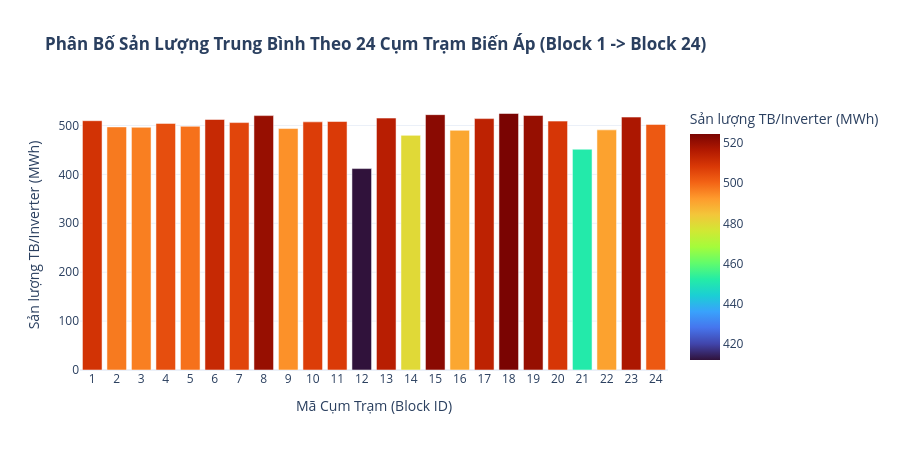

Source (notebook cell):
### Code cell
# 3. Bản đồ nhiệt 24 Cụm Trạm (24-Block Spatial Heatmap)
block_summary = df_fleet.groupby('block_id').agg({
    'total_energy_mwh': 'mean',
    'peak_ac_kw': 'mean',
    'final_yield_kwh_kwp': 'mean'
}).reset_index()

fig_block = px.bar(
    block_summary,
    x='block_id', y='total_energy_mwh',
    color='total_energy_mwh',
    color_continuous_scale='Turbo',
    labels={'block_id': 'Mã Cụm Trạm (Block ID)', 'total_energy_mwh': 'Sản lượng TB/Inverter (MWh)'},
    title="<b>Phân Bố Sản Lượng Trung Bình Theo 24 Cụm Trạm Biến Áp (Block 1 -> Block 24)</b>",
    template=PLOTLY_TEMPLATE,
    height=450
)
fig_block.update_layout(xaxis=dict(tickmode='linear', tick0=1, dtick=1))
fig_block.show()

### Figure 1 — Plotly figure (JSON) as saved in the notebook; plotly's stock layout.template omitted (floating-point values rounded to 4 significant figures)
{"data": [{"hovertemplate": "Mã Cụm Trạm (Block ID)=%{x}<br>Sản lượng TB/Inverter (MWh)=%{marker.color}<extra></extra>", "legendgroup": "", "marker": {"color": [509.8, 497.1, 496.3, 504.3, 498.3, 512.3, 505.9, 520.2, 493.7, 507.4, 508.1, 411.9, 515.1, 479.8, 522.2, 490.1, 514.1, 524.5, 520.4, 508.9, 451.5, 491.0, 517.2, 502.2], "coloraxis": "coloraxis", "pattern": {"shape": ""}}, "name": "", "orientation": "v", "showlegend": false, "textposition": "auto", "type": "bar", "x": [1, 2, 3, 4, 5, 6, 7, 8, 9, 10, 11, 12, 13, 14, 15, 16, 17, 18, 19, 20, 21, 22, 23, 24], "xaxis": "x", "y": [509.8, 497.1, 496.3, 504.3, 498.3, 512.3, 505.9, 520.2, 493.7, 507.4, 508.1, 411.9, 515.1, 479.8, 522.2, 490.1, 514.1, 524.5, 520.4, 508.9, 451.5, 491.0, 517.2, 502.2], "yaxis": "y"}], "layout": {"barmode": "relative", "coloraxis": {"colorbar": {"title": {"text": "Sản lượng TB/Inverter (MWh)"}}, "colorscale": [[0, "#30123b"], [0.07143, "#4145ab"], [0.1429, "#4675ed"], [0.2143, "#39a2fc"], [0.2857, "#1bcfd4"], [0.3571, "#24eca6"], [0.4286, "#61fc6c"], [0.5, "#a4fc3b"], [0.5714, "#d1e834"], [0.6429, "#f3c63a"], [0.7143, "#fe9b2d"], [0.7857, "#f36315"], [0.8571, "#d93806"], [0.9286, "#b11901"], [1, "#7a0402"]]}, "height": 450, "legend": {"tracegroupgap": 0}, "title": {"text": "<b>Phân Bố Sản Lượng Trung Bình Theo 24 Cụm Trạm Biến Áp (Block 1 -> Block 24)</b>"}, "xaxis": {"anchor": "y", "domain": [0, 1], "dtick": 1, "tick0": 1, "tickmode": "linear", "title": {"text": "Mã Cụm Trạm (Block ID)"}}, "yaxis": {"anchor": "x", "domain": [0, 1], "title": {"text": "Sản lượng TB/Inverter (MWh)"}}}}
